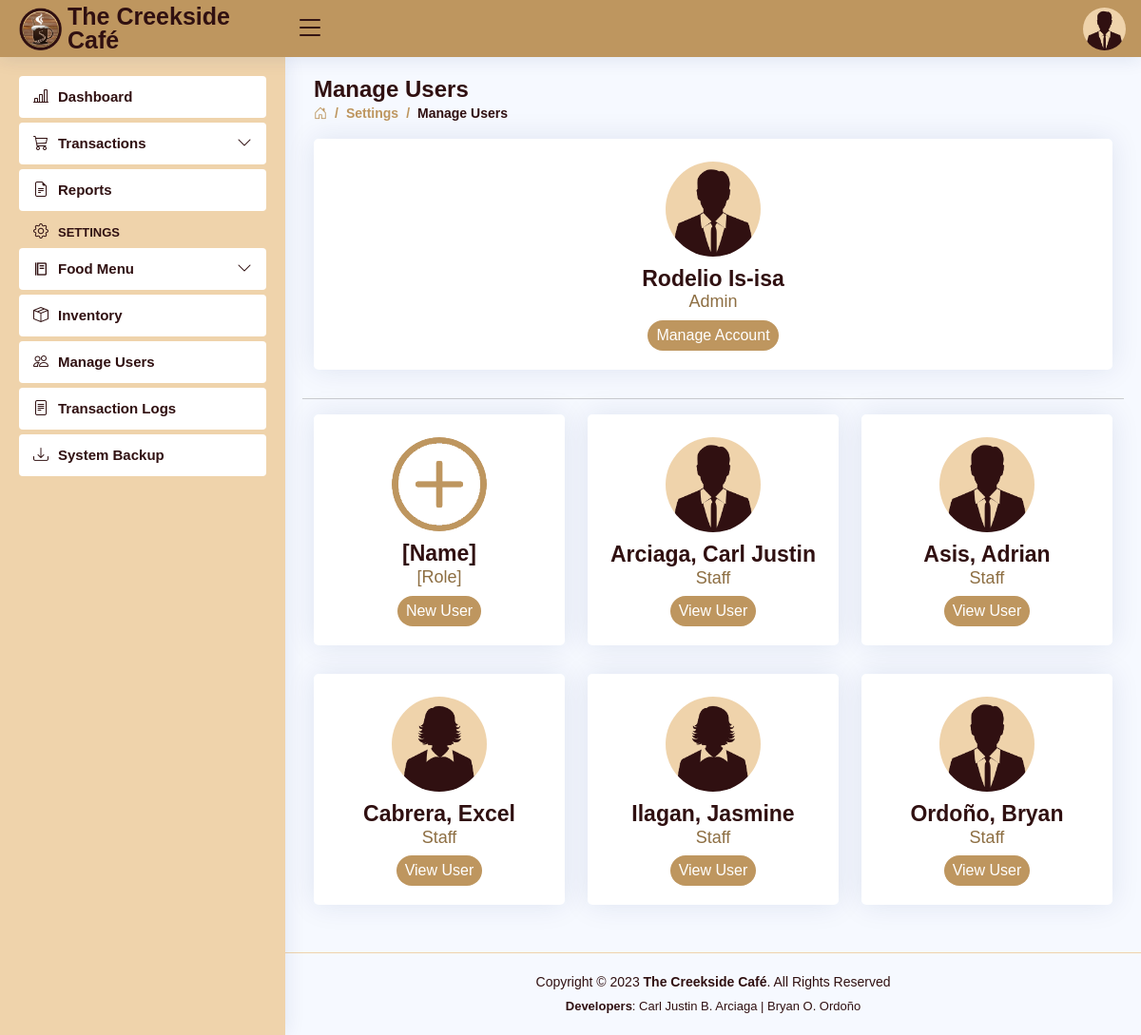
The app's page /settings-users.php (signed in) with its own data.
### tables this page shows
CREATE TABLE `users` (
  `user_id` int(11) NOT NULL AUTO_INCREMENT,
  `role` varchar(5) DEFAULT NULL,
  `fname` varchar(30) DEFAULT NULL,
  `mname` varchar(30) DEFAULT NULL,
  `lname` varchar(30) DEFAULT NULL,
  `bdate` date DEFAULT NULL,
  `sex` varchar(6) DEFAULT NULL,
  `province` varchar(15) DEFAULT NULL,
  `municipality` varchar(30) DEFAULT NULL,
  `barangay` varchar(30) DEFAULT NULL,
  `contact_no` varchar(11) DEFAULT NULL,
  `email` varchar(50) DEFAULT NULL,
  `username` varchar(50) DEFAULT NULL,
  `password` varchar(50) DEFAULT NULL,
  PRIMARY KEY (`user_id`)
);

### settings-users.php (the view, shortened to what this page needs)
<!DOCTYPE html>
<html lang="en">
<head>
<?php
    include 'includes/links.php';
    include 'includes/header.php';
    include 'includes/sidebar.php';
 ?>
</head>
<body>
  <main id="main" class="main">
    <div class="pagetitle">
      <h1>Manage Users</h1>
      <nav>
        <ol class="breadcrumb">
          <li class="breadcrumb-item"><a href="dashboard.php"><i class="bi bi-house-door"></i></a></li>
          <li class="breadcrumb-item">Settings</li>
          <li class="breadcrumb-item active">Manage Users</li>
        </ol>
      </nav>
    </div>
    <section class="section profile error-404">
      <div class="row">
        <div class="">
<?php
  include 'connection.php';
  $username = $_SESSION['username'];
  $query = "SELECT * FROM users WHERE username = '$username'";
  $result = $con->query($query);
  if ($result) {
    while ($row = $result->fetch_assoc()) {
            $name = $row['fname']." ".$row['lname'];
    ?>
            <div class="card">
              <div class="card-body profile-card pt-4 d-flex flex-column align-items-center">
                <?php
                  if ($row['sex'] === 'Male') {
                      echo '<img src="assets/img/Male.png" alt="Profile" class="rounded-circle">';
                  } elseif ($row['sex'] === 'Female') {
                      echo '<img src="assets/img/Female.png" alt="Profile" class="rounded-circle">';
                  }
                ?>
                <h2><?php echo $name ?></h2>
                <h3><?php echo $row['role'] ?></h3>
          <a href="settings-account.php">
                <button class="btn2 rounded-pill">Manage Account</button>
          </a>
              </div>
            </div>
    <?php }
  } ?>
        </div>
<hr>
        <div class="col-md-4">
            <div class="card">
              <div class="card-body profile-card pt-4 d-flex flex-column align-items-center">
                <img src="assets/img/circle-add.png" class="rounded-circle">
                <h2>[Name]</h2>
                <h3>[Role]</h3>
          <a href="settings-users-new.php">
                <button class="btn2 rounded-pill">New User</button>
          </a>
              </div>
            </div>
        </div>
<?php
  include 'connection.php';
  $id = $_SESSION['user_id'];
  $query = "SELECT * FROM users WHERE user_id <> '$id' ORDER BY role ASC, lname ASC";
  $result = $con->query($query);
  if ($result) {
    while ($row = $result->fetch_assoc()) { ?>
        <div class="col-md-4">
            <div class="card">
              <form action="settings-users-profile.php" method="POST">
                <div class="card-body profile-card pt-4 d-flex flex-column align-items-center">
                  <?php
                    if ($row['sex'] === 'Male') {
                        echo '<img src="assets/img/Male.png" alt="Profile" class="rounded-circle">';
                    } elseif ($row['sex'] === 'Female') {
                        echo '<img src="assets/img/Female.png" alt="Profile" class="rounded-circle">';
                    }
                  ?>
                  <h2><?php echo $row['lname'].", ".$row['fname']; ?></h2>
                  <h3><?php echo $row['role']; ?></h3>
                  <button type="submit" class="btn2 rounded-pill" name="submit">View User</button>
                </div>
              </form>
            </div>
        </div>
    <?php }
  } ?>
    </section>
  </main>
<?php include 'includes/footer.php'; ?>
</body>
</html>

### includes/header.php (shortened to what this page needs)
<header id="header" class="header fixed-top d-flex align-items-center">
  <div class="d-flex align-items-center justify-content-between">
    <a href="dashboard.php" class="logo d-flex align-items-center">
      <img src="assets/img/creekside.png" alt="">
      <span class="d-none d-lg-block">The Creekside Café</span>
    </a>
    <i class="bi bi-list toggle-sidebar-btn"></i>
  </div>
  <nav class="header-nav ms-auto">
  <?php
      include 'connection.php';
      $username = $_SESSION['username'];
      $query = "SELECT * FROM users WHERE username = '$username'";
      $result = $con->query($query);
      if ($result) {
        while ($row = $result->fetch_assoc()) {
          $sex = $row['sex'];
          ?>
    <ul class="d-flex align-items-center">
      <li class="nav-item dropdown pe-3">
        <a class="nav-link nav-profile d-flex align-items-center pe-0" href="#" data-bs-toggle="dropdown">
          <?php
            if ($sex === 'Male') {
                echo '<img src="assets/img/Male.png" alt="Profile" class="rounded-circle">';
            } elseif ($sex === 'Female') {
                echo '<img src="assets/img/Female.png" alt="Profile" class="rounded-circle">';
            }
          ?>
        </a>
  <?php
        }
      }
  ?>
      </li>
    </ul>
  </nav>
</header>

### assets/css/style.css (style rules this page uses)
:root { scroll-behavior: smooth; }
body { font-family: "Open Sans", sans-serif; background: #f6f9ff; color: #444444; }
a { color: #4154f1; text-decoration: none; }
h1, h2, h3, h4, h5, h6 { font-family: "Nunito", sans-serif; }
#main { margin-top: 60px; padding: 20px 30px; transition: all 0.3s; }
.pagetitle { margin-bottom: 10px; }
.pagetitle h1 { font-size: 24px; margin-bottom: 0; font-weight: 600; color: #301011; }
.card { margin-bottom: 30px; border: none; border-radius: 5px; box-shadow: 0px 0 30px rgba(1, 41, 112, 0.1); }
.card-body { padding: 0 20px 20px 20px; color: #301011; }
.breadcrumb { font-size: 14px; font-family: "Nunito", sans-serif; color: #be965f; font-weight: 600; }
.breadcrumb a { color: #be965f; transition: 0.3s; }
.breadcrumb .breadcrumb-item::before { color: #be965f; }
.breadcrumb .active { color: #301011; font-weight: 600; }
.logo { line-height: 1; }
@media (min-width: 1200px) { .logo { width: 280px; } }
.logo img { max-height: 45px; margin-right: 6px; }
.logo span { font-size: 25px; font-weight: 700; color: #301011; font-family: "Nunito", sans-serif; }
.header { transition: all 0.5s; z-index: 997; height: 60px; box-shadow: 0px 2px 20px rgba(1, 41, 112, 0.1); background-color: #be965f; padding-left: 20px; }
.header .toggle-sidebar-btn { font-size: 32px; padding-left: 10px; cursor: pointer; color: #301011; }
.header-nav ul { list-style: none; }
.header-nav>ul { margin: 0; padding: 0; }
.header-nav .nav-profile { color: #301011; }
.header-nav .nav-profile img { max-height: 45px; }
@media (min-width: 1200px) { #main, #footer { margin-left: 300px; } }
.profile .profile-card img { max-width: 100px; }
.profile .profile-card h2 { font-size: 23px; font-weight: 700; color: #301011; margin: 10px 0 0 0; }
.profile .profile-card h3 { text-transform: capitalize; font-size: 18px; color: #8d6e42; }
.error-404 { padding: 0px; }
.error-404 h2 { font-size: 24px; font-weight: 700; color: #301011; margin-bottom: 30px; }
.btn2 { background: #be965f; border: none; color: #fff; padding: 4px 9px; }
@media (min-width: 992px) { .error-404 img { max-width: 30%; } }

### records on screen
users: name "Rodelio Is-isa", role "Admin"
users: lname "Arciaga", fname "Carl Justin", role "Staff"
users: lname "Asis", fname "Adrian", role "Staff"
users: lname "Cabrera", fname "Excel", role "Staff"
users: lname "Ilagan", fname "Jasmine", role "Staff"
users: lname "Ordoño", fname "Bryan", role "Staff"
